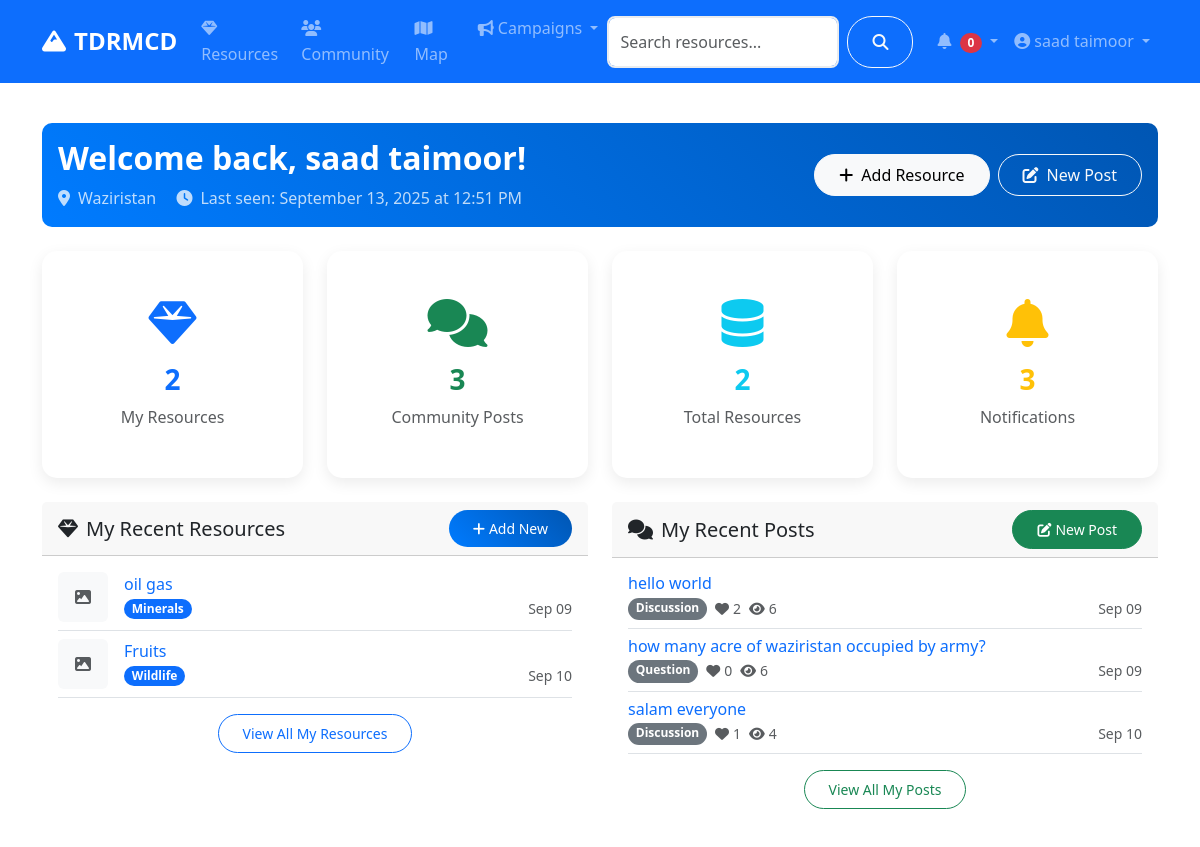
/dashboard (signed in, upper part), run on an earlier commit of the app's database.
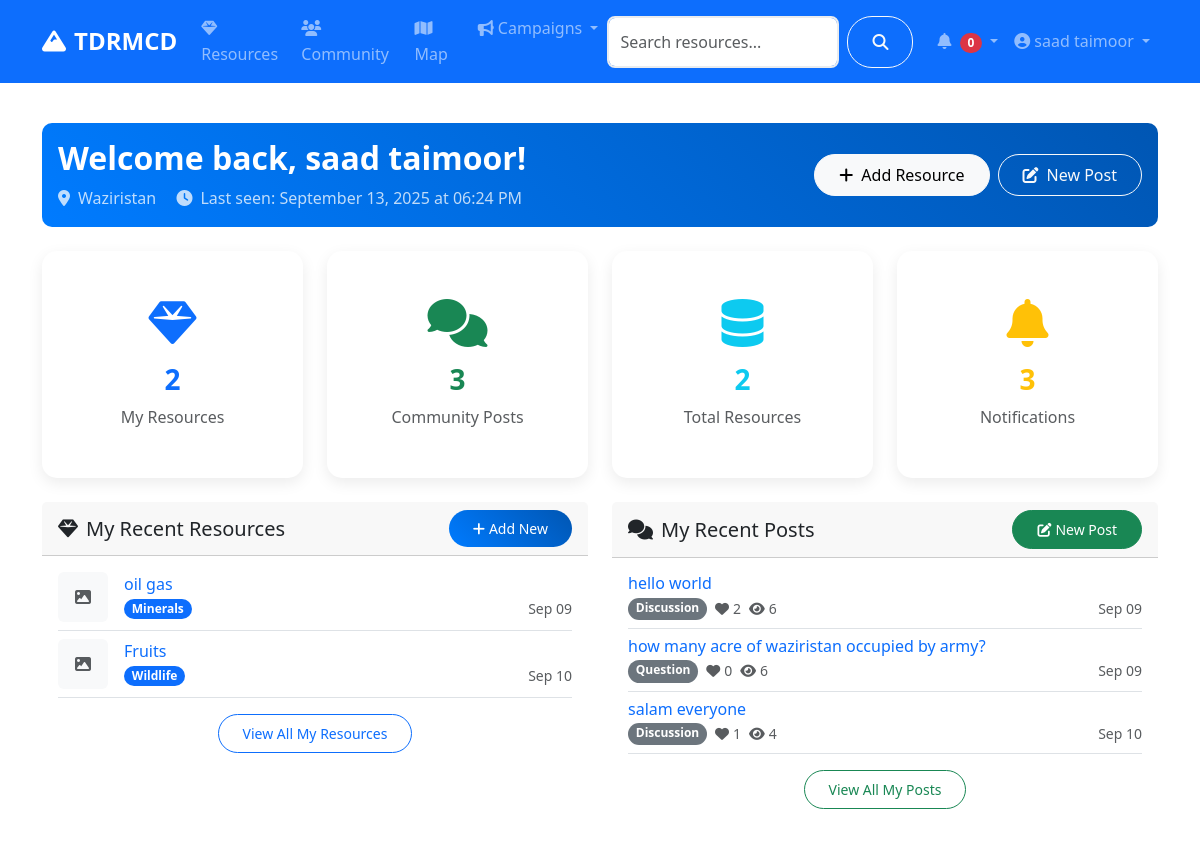
And on a later commit of the database.
### models.py (models this page shows, shortened)
class User(UserMixin, db.Model):
    id = db.Column(db.Integer, primary_key=True)
    username = db.Column(db.String(80), unique=True, nullable=False)
    email = db.Column(db.String(120), unique=True, nullable=False)
    password_hash = db.Column(db.String(120), nullable=False)
    first_name = db.Column(db.String(50), nullable=False)
    last_name = db.Column(db.String(50), nullable=False)
    role = db.Column(db.String(20), default='user')  # user, admin, researcher
    location = db.Column(db.String(100))
    bio = db.Column(db.Text)
    avatar = db.Column(db.String(200), default='default.jpg')
    is_active = db.Column(db.Boolean, default=True)
    created_at = db.Column(db.DateTime, default=datetime.utcnow)
    last_seen = db.Column(db.DateTime, default=datetime.utcnow)
    resources = db.relationship('Resource', backref='author', lazy='dynamic')
    posts = db.relationship('CommunityPost', backref='author', lazy='dynamic')
    chat_messages = db.relationship('ChatMessage', backref='sender', lazy='dynamic')
    file_submissions = db.relationship(
        'FileSubmission',
        foreign_keys='FileSubmission.submitter_id',
        backref='submitter',
        lazy='dynamic'
    )
    reviewed_submissions = db.relationship(
        'FileSubmission',
        foreign_keys='FileSubmission.reviewed_by',
        backref='reviewer_user',
        lazy='dynamic'
    )
    notifications = db.relationship('Notification', backref='user', lazy='dynamic')
    def get_full_name(self):
        return f"{self.first_name} {self.last_name}"
    def is_admin(self):
        return self.role == 'admin'

### routes/main.py (the view)
@main_bp.route('/dashboard')
@login_required
def dashboard():
    from datetime import datetime
    current_user.last_seen = datetime.utcnow()
    db.session.commit()
    user_resources = current_user.resources.limit(5).all()
    user_posts = current_user.posts.limit(5).all()
    notifications = current_user.notifications.filter_by(is_read=False).limit(10).all()
    stats = {
        'total_resources': Resource.query.filter_by(status='active').count(),
        'user_resources': current_user.resources.count(),
        'user_posts': current_user.posts.count(),
        'unread_notifications': current_user.notifications.filter_by(is_read=False).count()
    }
    from datetime import timedelta
    is_new_user = current_user.created_at > datetime.utcnow() - timedelta(hours=24)
    is_long_absence = current_user.last_seen < datetime.utcnow() - timedelta(days=7)
    return render_template('main/dashboard.html',
                         user_resources=user_resources,
                         user_posts=user_posts,
                         notifications=notifications,
                         stats=stats,
                         is_new_user=is_new_user,
                         is_long_absence=is_long_absence)

### app.py (called while the page is built)
@login_manager.user_loader
def load_user(user_id):
    return User.query.get(int(user_id))

### templates/main/dashboard.html (shortened to what the changed rows need)
{% extends "base.html" %}
{% block content %}
<div class="container py-4">
    <div class="row">
        <div class="col-12 mb-4">
            <div class="card bg-gradient-primary text-white">
                <div class="card-body">
                    <div class="row align-items-center">
                        <div class="col-md-8">
                            {% if is_new_user %}
                                <h2 class="fw-bold mb-2">Welcome to TDRMCD, {{ current_user.get_full_name() }}! 🎉</h2>
                                <p class="mb-0 opacity-75">
                                    <i class="fas fa-star me-2"></i>Thanks for joining our community! Let's get started.
                                    {% if current_user.location %}
                                        <br><i class="fas fa-map-marker-alt me-2"></i>{{ current_user.location }}
                                    {% endif %}
                                </p>
                            {% else %}
                                <h2 class="fw-bold mb-2">Welcome back, {{ current_user.get_full_name() }}!</h2>
                                <p class="mb-0 opacity-75">
                                    {% if current_user.location %}
                                        <i class="fas fa-map-marker-alt me-2"></i>{{ current_user.location }}
                                    {% endif %}
                                    <span class="ms-3">
                                        <i class="fas fa-clock me-2"></i>Last seen: {{ current_user.last_seen.strftime('%B %d, %Y at %I:%M %p') }}
                                    </span>
                                </p>
                            {% endif %}
                        </div>
                    </div>
                </div>
            </div>
        </div>
    </div>
</div>
{% endblock %}

### templates/base.html (shortened to what this page needs)
<!DOCTYPE html>
<html lang="en">
<head>
    <link href="https://cdn.jsdelivr.net/npm/bootstrap@5.3.0/dist/css/bootstrap.min.css" rel="stylesheet">
    <link rel="stylesheet" href="https://cdnjs.cloudflare.com/ajax/libs/font-awesome/6.4.0/css/all.min.css">
    <link rel="stylesheet" href="https://unpkg.com/leaflet@1.9.4/dist/leaflet.css">
    <link rel="stylesheet" href="{{ url_for('static', filename='css/style.css') }}">
</head>
<body>
    <nav class="navbar navbar-expand-lg navbar-dark bg-primary sticky-top">
        <div class="container">
            <a class="navbar-brand fw-bold" href="{{ url_for('main.index') }}">
                <i class="fas fa-mountain me-2"></i>TDRMCD
            </a>
            <div class="collapse navbar-collapse" id="navbarNav">
                <ul class="navbar-nav me-auto">
                    <li class="nav-item">
                        <a class="nav-link" href="{{ url_for('resources.index') }}">
                            <i class="fas fa-gem me-1"></i>Resources
                        </a>
                    </li>
                    <li class="nav-item">
                        <a class="nav-link" href="{{ url_for('community.index') }}">
                            <i class="fas fa-users me-1"></i>Community
                        </a>
                    </li>
                    <li class="nav-item">
                        <a class="nav-link" href="{{ url_for('main.map_view') }}">
                            <i class="fas fa-map me-1"></i>Map
                        </a>
                    </li>
                    <li class="nav-item dropdown">
                        <a class="nav-link dropdown-toggle" href="#" role="button" data-bs-toggle="dropdown">
                            <i class="fas fa-bullhorn me-1"></i>Campaigns
                        </a>
                    </li>
                </ul>
                <form class="d-flex me-3" action="{{ url_for('main.search') }}" method="GET">
                    <input class="form-control me-2" type="search" name="q" placeholder="Search resources..." value="{{ request.args.get('q', '') }}">
                    <button class="btn btn-outline-light" type="submit">
                        <i class="fas fa-search"></i>
                    </button>
                </form>
                <ul class="navbar-nav">
                    {% if current_user.is_authenticated %}
                        <li class="nav-item dropdown">
                            <a class="nav-link dropdown-toggle" href="#" role="button" data-bs-toggle="dropdown">
                                <i class="fas fa-bell me-1"></i>
                                <span id="notification-count" class="badge bg-danger">0</span>
                            </a>
                        </li>
                        <li class="nav-item dropdown">
                            <a class="nav-link dropdown-toggle" href="#" role="button" data-bs-toggle="dropdown">
                                <i class="fas fa-user-circle me-1"></i>{{ current_user.get_full_name() }}
                            </a>
                        </li>
                    {% endif %}
                </ul>
            </div>
        </div>
    </nav>
    <main>
        {% block content %}{% endblock %}
    </main>
</body>
</html>

What changed in the data, as far as the page shows it:
changed User "saad taimoor": last_seen "September 13, 2025 at 12:51 PM" → "September 13, 2025 at 06:24 PM"
